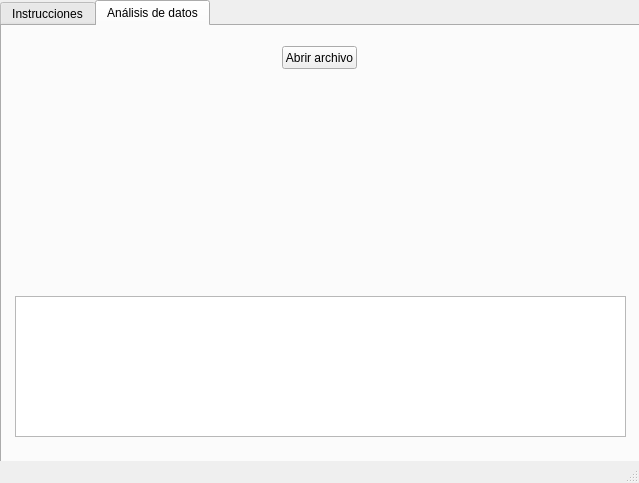
<?xml version="1.0" encoding="UTF-8"?>
<ui version="4.0">
 <class>MainWindow</class>
 <widget class="QMainWindow" name="MainWindow">
  <property name="geometry">
   <rect>
    <x>0</x>
    <y>0</y>
    <width>639</width>
    <height>483</height>
   </rect>
  </property>
  <property name="windowTitle">
   <string>MainWindow</string>
  </property>
  <widget class="QWidget" name="centralwidget">
   <widget class="QTabWidget" name="tabWidget">
    <property name="geometry">
     <rect>
      <x>0</x>
      <y>0</y>
      <width>641</width>
      <height>491</height>
     </rect>
    </property>
    <property name="currentIndex">
     <number>1</number>
    </property>
    <widget class="QWidget" name="tab">
     <attribute name="title">
      <string>Instrucciones</string>
     </attribute>
     <widget class="QTextEdit" name="textEdit">
      <property name="enabled">
       <bool>true</bool>
      </property>
      <property name="geometry">
       <rect>
        <x>20</x>
        <y>180</y>
        <width>591</width>
        <height>241</height>
       </rect>
      </property>
      <property name="font">
       <font>
        <family>Microsoft JhengHei UI</family>
       </font>
      </property>
      <property name="acceptDrops">
       <bool>true</bool>
      </property>
      <property name="autoFillBackground">
       <bool>false</bool>
      </property>
      <property name="html">
       <string>&lt;!DOCTYPE HTML PUBLIC &quot;-//W3C//DTD HTML 4.0//EN&quot; &quot;http://www.w3.org/TR/REC-html40/strict.dtd&quot;&gt;
&lt;html&gt;&lt;head&gt;&lt;meta name=&quot;qrichtext&quot; content=&quot;1&quot; /&gt;&lt;style type=&quot;text/css&quot;&gt;
p, li { white-space: pre-wrap; }
&lt;/style&gt;&lt;/head&gt;&lt;body style=&quot; font-family:'Microsoft JhengHei UI'; font-size:8.25pt; font-weight:400; font-style:normal;&quot;&gt;
&lt;p style=&quot; margin-top:0px; margin-bottom:0px; margin-left:0px; margin-right:0px; -qt-block-indent:0; text-indent:0px;&quot;&gt;&lt;span style=&quot; font-family:'MS Shell Dlg 2'; font-size:14pt; font-weight:600;&quot;&gt;Bienvenido&lt;/span&gt;&lt;/p&gt;
&lt;p style=&quot; margin-top:0px; margin-bottom:0px; margin-left:0px; margin-right:0px; -qt-block-indent:0; text-indent:0px;&quot;&gt;&lt;span style=&quot; font-family:'MS Shell Dlg 2'; font-size:11pt;&quot;&gt;En está aplicación podrás realizar un análisis de tus conversaciones de messeger para que puedas identificar algunos puntos de que puedan ayudar a finalizar tus ventas y entender más a tus cliente&lt;/span&gt;&lt;/p&gt;
&lt;p style=&quot;-qt-paragraph-type:empty; margin-top:0px; margin-bottom:0px; margin-left:0px; margin-right:0px; -qt-block-indent:0; text-indent:0px; font-family:'MS Shell Dlg 2';&quot;&gt;&lt;br /&gt;&lt;/p&gt;
&lt;p style=&quot; margin-top:0px; margin-bottom:0px; margin-left:0px; margin-right:0px; -qt-block-indent:0; text-indent:0px;&quot;&gt;&lt;span style=&quot; font-family:'MS Shell Dlg 2'; font-size:12pt; font-weight:600;&quot;&gt;¿Como utilizar la aplicación?&lt;/span&gt;&lt;/p&gt;
&lt;ol style=&quot;margin-top: 0px; margin-bottom: 0px; margin-left: 0px; margin-right: 0px; -qt-list-indent: 1;&quot;&gt;&lt;li style=&quot; font-family:'MS Shell Dlg 2'; font-size:8pt;&quot; style=&quot; margin-top:12px; margin-bottom:0px; margin-left:0px; margin-right:0px; -qt-block-indent:0; text-indent:0px;&quot;&gt;&lt;span style=&quot; font-size:11pt;&quot;&gt;Descarga el archivo de tus conversaciones en formato JSON.&lt;/span&gt;&lt;/li&gt;
&lt;li style=&quot; font-family:'MS Shell Dlg 2'; font-size:11pt;&quot; style=&quot; margin-top:12px; margin-bottom:0px; margin-left:0px; margin-right:0px; -qt-block-indent:0; text-indent:0px;&quot;&gt;Cargar el archivo desde la interfaz del programa.&lt;/li&gt;
&lt;li style=&quot; font-family:'MS Shell Dlg 2'; font-size:11pt;&quot; style=&quot; margin-top:12px; margin-bottom:0px; margin-left:0px; margin-right:0px; -qt-block-indent:0; text-indent:0px;&quot;&gt;Esperar al análisis de datos&lt;/li&gt;
&lt;li style=&quot; font-family:'MS Shell Dlg 2'; font-size:11pt;&quot; style=&quot; margin-top:12px; margin-bottom:0px; margin-left:0px; margin-right:0px; -qt-block-indent:0; text-indent:0px;&quot;&gt;Listo ya puedes visualizarlos&lt;/li&gt;&lt;/ol&gt;&lt;/body&gt;&lt;/html&gt;</string>
      </property>
     </widget>
     <widget class="QLabel" name="label">
      <property name="geometry">
       <rect>
        <x>-10</x>
        <y>0</y>
        <width>301</width>
        <height>151</height>
       </rect>
      </property>
      <property name="styleSheet">
       <string notr="true">border-image: url(:/header/header-left.PNG);</string>
      </property>
      <property name="text">
       <string/>
      </property>
     </widget>
     <widget class="QLabel" name="label_2">
      <property name="geometry">
       <rect>
        <x>350</x>
        <y>0</y>
        <width>291</width>
        <height>151</height>
       </rect>
      </property>
      <property name="styleSheet">
       <string notr="true">border-image: url(:/header/header-right.PNG);</string>
      </property>
      <property name="text">
       <string/>
      </property>
     </widget>
     <widget class="QLabel" name="label_3">
      <property name="geometry">
       <rect>
        <x>200</x>
        <y>90</y>
        <width>241</width>
        <height>61</height>
       </rect>
      </property>
      <property name="styleSheet">
       <string notr="true">border-image: url(:/header/partners.PNG);</string>
      </property>
      <property name="text">
       <string/>
      </property>
     </widget>
    </widget>
    <widget class="QWidget" name="tab_2">
     <attribute name="title">
      <string>Análisis de datos</string>
     </attribute>
     <widget class="QPushButton" name="pushButton">
      <property name="geometry">
       <rect>
        <x>280</x>
        <y>20</y>
        <width>75</width>
        <height>23</height>
       </rect>
      </property>
      <property name="text">
       <string>Abrir archivo</string>
      </property>
      <property name="autoDefault">
       <bool>false</bool>
      </property>
      <property name="flat">
       <bool>false</bool>
      </property>
     </widget>
     <widget class="QTextEdit" name="etShowContent">
      <property name="geometry">
       <rect>
        <x>13</x>
        <y>270</y>
        <width>611</width>
        <height>141</height>
       </rect>
      </property>
     </widget>
     <widget class="QWidget" name="widget" native="true">
      <property name="geometry">
       <rect>
        <x>200</x>
        <y>60</y>
        <width>120</width>
        <height>80</height>
       </rect>
      </property>
     </widget>
    </widget>
   </widget>
  </widget>
  <widget class="QMenuBar" name="menubar">
   <property name="geometry">
    <rect>
     <x>0</x>
     <y>0</y>
     <width>639</width>
     <height>21</height>
    </rect>
   </property>
  </widget>
  <widget class="QStatusBar" name="statusbar"/>
  <action name="actionOpen">
   <property name="text">
    <string>Open</string>
   </property>
   <property name="toolTip">
    <string>Open</string>
   </property>
   <property name="shortcut">
    <string>Ctrl+O</string>
   </property>
  </action>
 </widget>
 <resources>
  <include location="images/header.qrc"/>
 </resources>
 <connections/>
</ui>
